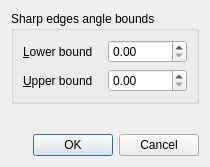
<ui version="4.0" >
 <class>OptionDialog</class>
 <widget class="QDialog" name="OptionDialog" >
  <property name="geometry" >
   <rect>
    <x>0</x>
    <y>0</y>
    <width>210</width>
    <height>167</height>
   </rect>
  </property>
  <property name="windowTitle" >
   <string>Set options</string>
  </property>
  <property name="windowIcon" >
   <iconset resource="../../../../../Surface_mesher/demo/Surface_mesher/qt5-demo/surface_mesher.qrc" >:/icons/cgal_logo.xpm</iconset>
  </property>
  <layout class="QVBoxLayout" >
   <item>
    <widget class="QGroupBox" name="groupBox" >
     <property name="title" >
      <string>Sharp edges angle bounds</string>
     </property>
     <layout class="QGridLayout" >
      <item row="0" column="0" >
       <layout class="QGridLayout" >
        <item row="0" column="0" >
         <widget class="QLabel" name="label" >
          <property name="text" >
           <string>&amp;Lower bound</string>
          </property>
          <property name="buddy" >
           <cstring>angle_lower_bound</cstring>
          </property>
         </widget>
        </item>
        <item row="0" column="1" >
         <widget class="QDoubleSpinBox" name="angle_lower_bound" >
          <property name="maximum" >
           <double>180.000000000000000</double>
          </property>
         </widget>
        </item>
        <item row="1" column="0" >
         <widget class="QLabel" name="label_2" >
          <property name="text" >
           <string>&amp;Upper bound</string>
          </property>
          <property name="buddy" >
           <cstring>angle_upper_bound</cstring>
          </property>
         </widget>
        </item>
        <item row="1" column="1" >
         <widget class="QDoubleSpinBox" name="angle_upper_bound" >
          <property name="maximum" >
           <double>180.000000000000000</double>
          </property>
         </widget>
        </item>
       </layout>
      </item>
     </layout>
    </widget>
   </item>
   <item>
    <spacer>
     <property name="orientation" >
      <enum>Qt::Vertical</enum>
     </property>
     <property name="sizeHint" >
      <size>
       <width>20</width>
       <height>0</height>
      </size>
     </property>
    </spacer>
   </item>
   <item>
    <widget class="QDialogButtonBox" name="buttonBox" >
     <property name="orientation" >
      <enum>Qt::Horizontal</enum>
     </property>
     <property name="standardButtons" >
      <set>QDialogButtonBox::Cancel|QDialogButtonBox::NoButton|QDialogButtonBox::Ok</set>
     </property>
    </widget>
   </item>
  </layout>
 </widget>
 <resources>
  <include location="../../../../../Surface_mesher/demo/Surface_mesher/qt5-demo/surface_mesher.qrc" />
 </resources>
 <connections>
  <connection>
   <sender>buttonBox</sender>
   <signal>accepted()</signal>
   <receiver>OptionDialog</receiver>
   <slot>accept()</slot>
   <hints>
    <hint type="sourcelabel" >
     <x>227</x>
     <y>215</y>
    </hint>
    <hint type="destinationlabel" >
     <x>157</x>
     <y>90</y>
    </hint>
   </hints>
  </connection>
  <connection>
   <sender>buttonBox</sender>
   <signal>rejected()</signal>
   <receiver>OptionDialog</receiver>
   <slot>reject()</slot>
   <hints>
    <hint type="sourcelabel" >
     <x>243</x>
     <y>221</y>
    </hint>
    <hint type="destinationlabel" >
     <x>252</x>
     <y>90</y>
    </hint>
   </hints>
  </connection>
 </connections>
</ui>
